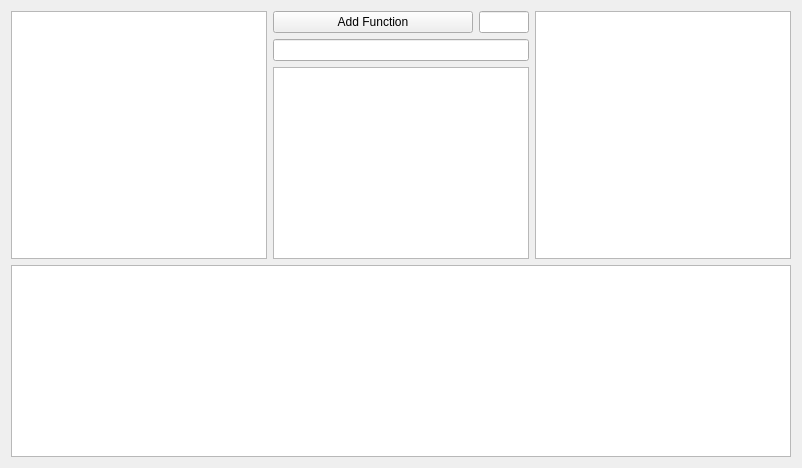
      <widget class="QWidget" name="tab_4">
       <attribute name="title">
        <string>Import</string>
       </attribute>
       <layout class="QVBoxLayout" name="verticalLayout_11">
        <item>
         <layout class="QHBoxLayout" name="horizontalLayout_17">
          <property name="leftMargin">
           <number>0</number>
          </property>
          <item>
           <widget class="QListView" name="lstAddonPrograms"/>
          </item>
          <item>
           <layout class="QVBoxLayout" name="verticalLayout_7">
            <item>
             <layout class="QHBoxLayout" name="horizontalLayout_21">
              <property name="topMargin">
               <number>0</number>
              </property>
              <item>
               <widget class="QPushButton" name="pushButton_9">
                <property name="text">
                 <string>Add Function</string>
                </property>
               </widget>
              </item>
              <item>
               <widget class="QLineEdit" name="txtWidgetID_5">
                <property name="maximumSize">
                 <size>
                  <width>50</width>
                  <height>16777215</height>
                 </size>
                </property>
               </widget>
              </item>
             </layout>
            </item>
            <item>
             <widget class="QLineEdit" name="txtFilterAOPrograms"/>
            </item>
            <item>
             <widget class="QListView" name="lstAOModules"/>
            </item>
           </layout>
          </item>
          <item>
           <widget class="QTableView" name="tblImportFiles"/>
          </item>
         </layout>
        </item>
        <item>
         <widget class="QTreeView" name="tv"/>
        </item>
       </layout>
      </widget>
